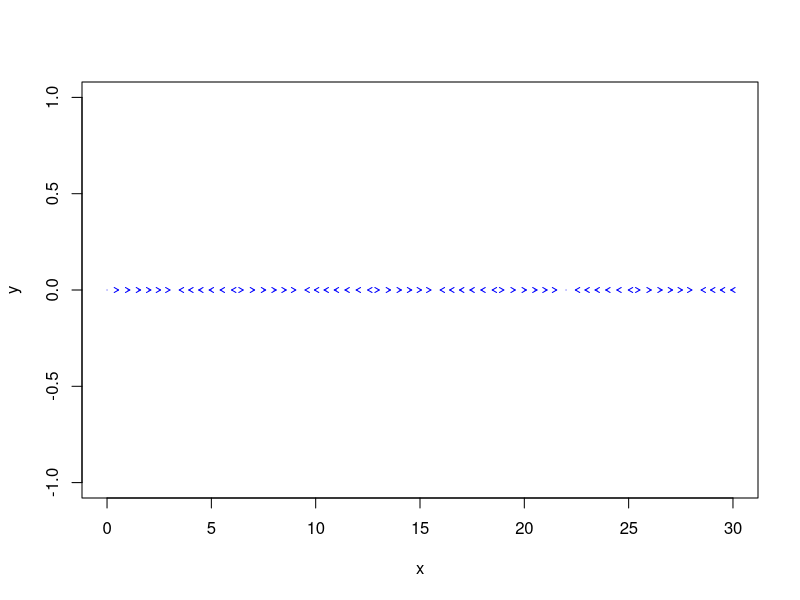
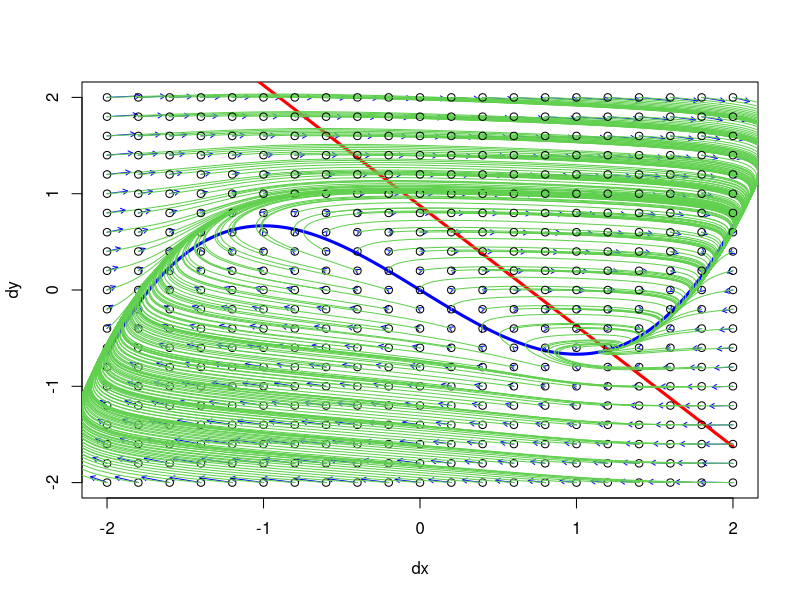

Here is the R script that generated these plots, in order:

library('fields')
library('deSolve')


dvdr = function(v, r, params) { # the vector contains the parameters a, b, c, d
	a = params[1]
	b = params[2]
	c = params[3]
	I = params[4]
	# return a vector contain dv and dr
	d_v = c * (v - 1/3 * (v^3) + r + I)
	d_r = -1 / c * (v - a + b * r)
	return (c(d_v, d_r))
}





v_nullcline = function (vv, params){
	a = params[1]
	b = params[2]
	c = params[3]
	I = params[4]
	rr = rep (0, length(vv))
	for (i in 1:length(vv)){
		rr[i] = 1/3 * (vv[i])^3 - vv[i] - I 
	}
	return (rr)
}


r_nullcline = function (vv, params){
	a = params[1]
	b = params[2]
	c = params[3]
	I = params[4]
	rr = rep (0, length(vv))
	for (i in 1:length(vv)){
		rr[i] = (a - vv[i]) / b 
	}
	return (rr)
}







x = seq(0,30, 0.5)
y = rep(0, length(x))
dx = sin(x)

plot (x,y, type='n')
# plot (x,dx, type='n')
arrow.plot(x, 0, dx, 0, arrow.ex = 0.05, length = 0.05, col = 'blue', lwd = 1, true.angle=TRUE)



xmin = -2; xmax = 2; xstep = 0.2
ymin = -2; ymax = 2; ystep = 0.2


x = seq(xmin, xmax, xstep)
y = seq(ymin, ymax, ystep)

x_values = rep (x, time = length(y))
y_values = rep (y, each = length(x))



x_dirs = rep (0, length(x_values))
y_dirs = rep (0, length(y_values))

# params = c(1,2,-2,-1)
params = c(0.7 , 0.8, 3 , 0)


for (i in 1:length(x_values)) {
	dir = dvdr(x_values[i], y_values [i], params)
	x_dirs [i] = dir[1]
	y_dirs [i] = dir[2]
}

plot (x,y, type='n', xlab = 'dx', ylab = 'dy')
arrow.plot(x_values, y_values, x_dirs, y_dirs, arrow.ex = 0.05, length = 0.05, col = 'blue', lwd = 1, true.angle=TRUE)



x = seq(xmin, xmax, xstep/10)
y_x = v_nullcline(x, params)
y_y = r_nullcline(x, params)


lines (x, y_x, col = 'blue',lty=1,lwd=3)
lines (x, y_y, col = 'red',lty=1,lwd=3)




ode_system = function (t, state, params) {
	v = state [1]
	r = state [2]
	return (list(dvdr(v,r,params)))
}






x_iter = seq(xmin, xmax, xstep)
y_iter = seq(ymin, ymax, ystep)

for (x_init in x_iter) {
	for (y_init in y_iter) {

		times = seq(1, 5, 0.01)

		points (x_init, y_init)

		trajectory <- ode (y = c(y1=x_init, y2=y_init), 
			times = times,
			func = ode_system, 
			parms = params)

		lines(trajectory[,2], trajectory[,3], col = 43)
		
	}
}
